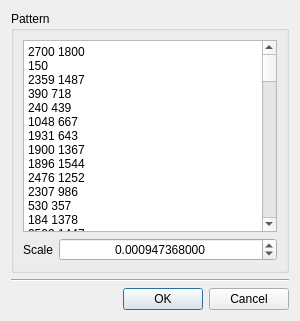
<?xml version="1.0" encoding="UTF-8"?>
<ui version="4.0">
 <class>UchiyamaFinder</class>
 <widget class="QDialog" name="UchiyamaFinder">
  <property name="geometry">
   <rect>
    <x>0</x>
    <y>0</y>
    <width>300</width>
    <height>321</height>
   </rect>
  </property>
  <property name="sizePolicy">
   <sizepolicy hsizetype="Minimum" vsizetype="Minimum">
    <horstretch>0</horstretch>
    <verstretch>0</verstretch>
   </sizepolicy>
  </property>
  <property name="windowTitle">
   <string>Uchiyama Finder Settings</string>
  </property>
  <layout class="QVBoxLayout" name="verticalLayout">
   <item>
    <widget class="QGroupBox" name="groupBox">
     <property name="title">
      <string>Pattern</string>
     </property>
     <layout class="QFormLayout" name="formLayout_2">
      <property name="fieldGrowthPolicy">
       <enum>QFormLayout::AllNonFixedFieldsGrow</enum>
      </property>
      <item row="0" column="0" colspan="2">
       <widget class="QPlainTextEdit" name="points">
        <property name="horizontalScrollBarPolicy">
         <enum>Qt::ScrollBarAlwaysOff</enum>
        </property>
        <property name="plainText">
         <string notr="true">2700 1800
150
2359 1487
390 718
240 439
1048 667
1931 643
1900 1367
1896 1544
2476 1252
2307 986
530 357
184 1378
2503 1447
2069 709
452 163
1159 1647
632 432
2242 1644
1743 1501
1089 1129
1494 292
356 1154
800 1033
155 1575
1181 1397
663 823
2088 959
529 1392
891 356
1534 681
391 344
618 1539
985 1230
1164 162
2188 384
1319 792
984 953
2074 1399
1345 1166
1503 1061
873 798
1563 939
1604 499
2348 147
788 620
1960 1201
234 669
1966 379
933 1396
1638 188
2387 335
2537 1141
2394 604
2278 483
1309 507
879 1141
836 1307
330 1426
1448 449
730 1368
1159 333
1774 652
1745 795
266 901
2231 1320
2163 253
1742 1023
347 508
524 580
1676 1302
2101 1641
1956 522
1132 1009
1466 1368
2011 1069
1808 912
1370 1573
629 1667
995 227
1184 818
1029 1529
1933 926
487 920
2563 838
130 1130
1471 817
695 327
1840 483
120 1255
1340 920
1217 1121
2387 1350
609 1118
2197 615
498 1594
989 546
243 224
1306 1350
2517 276
1333 168
2368 744
778 180
2523 399
2230 798
428 1038
1853 283
1348 291
769 1636
1917 790
2442 1001
2424 1667
1813 162
1768 1620
1484 1244
1467 149
2431 849
1513 1489
1277 1471
1702 1167
1720 279
1010 380
907 1602
1553 1624
575 228
2030 134
284 1044
2324 1190
348 1619
1163 456
665 571
1875 1053
1271 631
516 1259
605 699
2118 522
2548 553
124 314
1409 703
277 1254
173 991
2044 269
897 141
795 491
2208 1459
2579 170
910 644
612 945
2568 1637
2563 1023
531 795
743 1222</string>
        </property>
       </widget>
      </item>
      <item row="1" column="0">
       <widget class="QLabel" name="label_3">
        <property name="text">
         <string>Scale</string>
        </property>
       </widget>
      </item>
      <item row="1" column="1">
       <widget class="QDoubleSpinBox" name="scale">
        <property name="alignment">
         <set>Qt::AlignCenter</set>
        </property>
        <property name="decimals">
         <number>12</number>
        </property>
        <property name="maximum">
         <double>99999999.989999994635582</double>
        </property>
        <property name="value">
         <double>0.000947368000000</double>
        </property>
       </widget>
      </item>
     </layout>
    </widget>
   </item>
   <item>
    <widget class="Line" name="line">
     <property name="orientation">
      <enum>Qt::Horizontal</enum>
     </property>
    </widget>
   </item>
   <item>
    <widget class="QDialogButtonBox" name="buttonBox">
     <property name="orientation">
      <enum>Qt::Horizontal</enum>
     </property>
     <property name="standardButtons">
      <set>QDialogButtonBox::Cancel|QDialogButtonBox::Ok</set>
     </property>
    </widget>
   </item>
  </layout>
 </widget>
 <resources/>
 <connections>
  <connection>
   <sender>buttonBox</sender>
   <signal>accepted()</signal>
   <receiver>UchiyamaFinder</receiver>
   <slot>accept()</slot>
   <hints>
    <hint type="sourcelabel">
     <x>248</x>
     <y>254</y>
    </hint>
    <hint type="destinationlabel">
     <x>157</x>
     <y>274</y>
    </hint>
   </hints>
  </connection>
  <connection>
   <sender>buttonBox</sender>
   <signal>rejected()</signal>
   <receiver>UchiyamaFinder</receiver>
   <slot>reject()</slot>
   <hints>
    <hint type="sourcelabel">
     <x>316</x>
     <y>260</y>
    </hint>
    <hint type="destinationlabel">
     <x>286</x>
     <y>274</y>
    </hint>
   </hints>
  </connection>
 </connections>
</ui>
